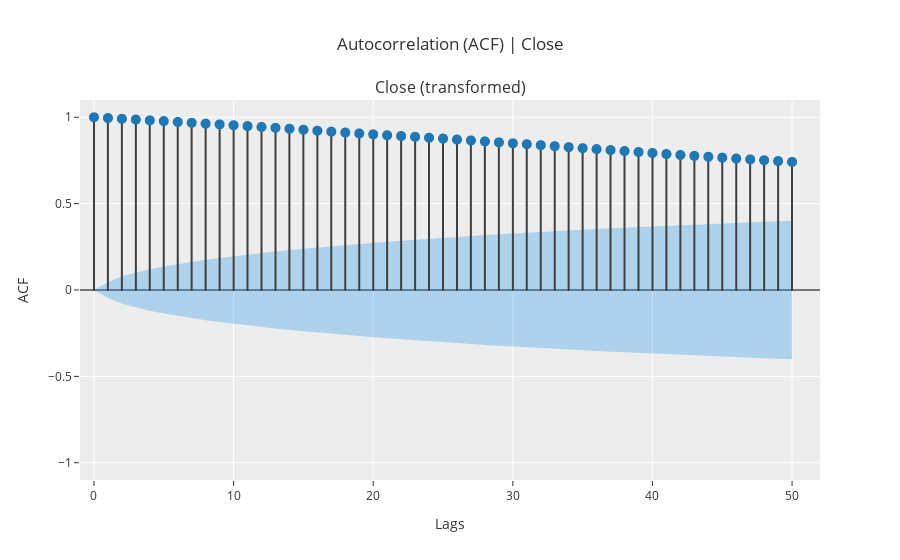

Write notebook code for a chart like this one.
### Markdown cell above
Performing visualization of the acf partial of step 8: "Perform lag selection using autocorrelation function on the in-sample data of residual series"

### Code cell
exp_btc.plot_model(plot='acf',  data_kwargs={'nlags': 50})

### Figure 1 — Plotly figure (JSON) as saved in the notebook; plotly's stock layout.template omitted (floating-point values rounded to 4 significant figures)
{"data": [{"line": {"color": "#3f3f3f"}, "marker": {"size": 10}, "mode": "lines", "name": "ACF", "showlegend": false, "type": "scattergl", "x": [0, 0], "xaxis": "x", "y": [0, 1], "yaxis": "y"}, {"line": {"color": "#3f3f3f"}, "marker": {"size": 10}, "mode": "lines", "name": "ACF", "showlegend": false, "type": "scattergl", "x": [1, 1], "xaxis": "x", "y": [0, 0.9955], "yaxis": "y"}, {"line": {"color": "#3f3f3f"}, "marker": {"size": 10}, "mode": "lines", "name": "ACF", "showlegend": false, "type": "scattergl", "x": [2, 2], "xaxis": "x", "y": [0, 0.9912], "yaxis": "y"}, {"line": {"color": "#3f3f3f"}, "marker": {"size": 10}, "mode": "lines", "name": "ACF", "showlegend": false, "type": "scattergl", "x": [3, 3], "xaxis": "x", "y": [0, 0.9868], "yaxis": "y"}, {"line": {"color": "#3f3f3f"}, "marker": {"size": 10}, "mode": "lines", "name": "ACF", "showlegend": false, "type": "scattergl", "x": [4, 4], "xaxis": "x", "y": [0, 0.9823], "yaxis": "y"}, {"line": {"color": "#3f3f3f"}, "marker": {"size": 10}, "mode": "lines", "name": "ACF", "showlegend": false, "type": "scattergl", "x": [5, 5], "xaxis": "x", "y": [0, 0.9777], "yaxis": "y"}, {"line": {"color": "#3f3f3f"}, "marker": {"size": 10}, "mode": "lines", "name": "ACF", "showlegend": false, "type": "scattergl", "x": [6, 6], "xaxis": "x", "y": [0, 0.9729], "yaxis": "y"}, {"line": {"color": "#3f3f3f"}, "marker": {"size": 10}, "mode": "lines", "name": "ACF", "showlegend": false, "type": "scattergl", "x": [7, 7], "xaxis": "x", "y": [0, 0.968], "yaxis": "y"}, {"line": {"color": "#3f3f3f"}, "marker": {"size": 10}, "mode": "lines", "name": "ACF", "showlegend": false, "type": "scattergl", "x": [8, 8], "xaxis": "x", "y": [0, 0.9631], "yaxis": "y"}, {"line": {"color": "#3f3f3f"}, "marker": {"size": 10}, "mode": "lines", "name": "ACF", "showlegend": false, "type": "scattergl", "x": [9, 9], "xaxis": "x", "y": [0, 0.9587], "yaxis": "y"}, {"line": {"color": "#3f3f3f"}, "marker": {"size": 10}, "mode": "lines", "name": "ACF", "showlegend": false, "type": "scattergl", "x": [10, 10], "xaxis": "x", "y": [0, 0.9539], "yaxis": "y"}, {"line": {"color": "#3f3f3f"}, "marker": {"size": 10}, "mode": "lines", "name": "ACF", "showlegend": false, "type": "scattergl", "x": [11, 11], "xaxis": "x", "y": [0, 0.9489], "yaxis": "y"}, {"line": {"color": "#3f3f3f"}, "marker": {"size": 10}, "mode": "lines", "name": "ACF", "showlegend": false, "type": "scattergl", "x": [12, 12], "xaxis": "x", "y": [0, 0.9438], "yaxis": "y"}, {"line": {"color": "#3f3f3f"}, "marker": {"size": 10}, "mode": "lines", "name": "ACF", "showlegend": false, "type": "scattergl", "x": [13, 13], "xaxis": "x", "y": [0, 0.939], "yaxis": "y"}, {"line": {"color": "#3f3f3f"}, "marker": {"size": 10}, "mode": "lines", "name": "ACF", "showlegend": false, "type": "scattergl", "x": [14, 14], "xaxis": "x", "y": [0, 0.9338], "yaxis": "y"}, {"line": {"color": "#3f3f3f"}, "marker": {"size": 10}, "mode": "lines", "name": "ACF", "showlegend": false, "type": "scattergl", "x": [15, 15], "xaxis": "x", "y": [0, 0.928], "yaxis": "y"}, {"line": {"color": "#3f3f3f"}, "marker": {"size": 10}, "mode": "lines", "name": "ACF", "showlegend": false, "type": "scattergl", "x": [16, 16], "xaxis": "x", "y": [0, 0.9223], "yaxis": "y"}, {"line": {"color": "#3f3f3f"}, "marker": {"size": 10}, "mode": "lines", "name": "ACF", "showlegend": false, "type": "scattergl", "x": [17, 17], "xaxis": "x", "y": [0, 0.9169], "yaxis": "y"}, {"line": {"color": "#3f3f3f"}, "marker": {"size": 10}, "mode": "lines", "name": "ACF", "showlegend": false, "type": "scattergl", "x": [18, 18], "xaxis": "x", "y": [0, 0.9115], "yaxis": "y"}, {"line": {"color": "#3f3f3f"}, "marker": {"size": 10}, "mode": "lines", "name": "ACF", "showlegend": false, "type": "scattergl", "x": [19, 19], "xaxis": "x", "y": [0, 0.9062], "yaxis": "y"}, {"line": {"color": "#3f3f3f"}, "marker": {"size": 10}, "mode": "lines", "name": "ACF", "showlegend": false, "type": "scattergl", "x": [20, 20], "xaxis": "x", "y": [0, 0.9012], "yaxis": "y"}, {"line": {"color": "#3f3f3f"}, "marker": {"size": 10}, "mode": "lines", "name": "ACF", "showlegend": false, "type": "scattergl", "x": [21, 21], "xaxis": "x", "y": [0, 0.8961], "yaxis": "y"}, {"line": {"color": "#3f3f3f"}, "marker": {"size": 10}, "mode": "lines", "name": "ACF", "showlegend": false, "type": "scattergl", "x": [22, 22], "xaxis": "x", "y": [0, 0.8915], "yaxis": "y"}, {"line": {"color": "#3f3f3f"}, "marker": {"size": 10}, "mode": "lines", "name": "ACF", "showlegend": false, "type": "scattergl", "x": [23, 23], "xaxis": "x", "y": [0, 0.8867], "yaxis": "y"}, {"line": {"color": "#3f3f3f"}, "marker": {"size": 10}, "mode": "lines", "name": "ACF", "showlegend": false, "type": "scattergl", "x": [24, 24], "xaxis": "x", "y": [0, 0.8817], "yaxis": "y"}, {"line": {"color": "#3f3f3f"}, "marker": {"size": 10}, "mode": "lines", "name": "ACF", "showlegend": false, "type": "scattergl", "x": [25, 25], "xaxis": "x", "y": [0, 0.8765], "yaxis": "y"}, {"line": {"color": "#3f3f3f"}, "marker": {"size": 10}, "mode": "lines", "name": "ACF", "showlegend": false, "type": "scattergl", "x": [26, 26], "xaxis": "x", "y": [0, 0.8712], "yaxis": "y"}, {"line": {"color": "#3f3f3f"}, "marker": {"size": 10}, "mode": "lines", "name": "ACF", "showlegend": false, "type": "scattergl", "x": [27, 27], "xaxis": "x", "y": [0, 0.8659], "yaxis": "y"}, {"line": {"color": "#3f3f3f"}, "marker": {"size": 10}, "mode": "lines", "name": "ACF", "showlegend": false, "type": "scattergl", "x": [28, 28], "xaxis": "x", "y": [0, 0.8604], "yaxis": "y"}, {"line": {"color": "#3f3f3f"}, "marker": {"size": 10}, "mode": "lines", "name": "ACF", "showlegend": false, "type": "scattergl", "x": [29, 29], "xaxis": "x", "y": [0, 0.8548], "yaxis": "y"}, {"line": {"color": "#3f3f3f"}, "marker": {"size": 10}, "mode": "lines", "name": "ACF", "showlegend": false, "type": "scattergl", "x": [30, 30], "xaxis": "x", "y": [0, 0.8495], "yaxis": "y"}, {"line": {"color": "#3f3f3f"}, "marker": {"size": 10}, "mode": "lines", "name": "ACF", "showlegend": false, "type": "scattergl", "x": [31, 31], "xaxis": "x", "y": [0, 0.844], "yaxis": "y"}, {"line": {"color": "#3f3f3f"}, "marker": {"size": 10}, "mode": "lines", "name": "ACF", "showlegend": false, "type": "scattergl", "x": [32, 32], "xaxis": "x", "y": [0, 0.8383], "yaxis": "y"}, {"line": {"color": "#3f3f3f"}, "marker": {"size": 10}, "mode": "lines", "name": "ACF", "showlegend": false, "type": "scattergl", "x": [33, 33], "xaxis": "x", "y": [0, 0.8326], "yaxis": "y"}, {"line": {"color": "#3f3f3f"}, "marker": {"size": 10}, "mode": "lines", "name": "ACF", "showlegend": false, "type": "scattergl", "x": [34, 34], "xaxis": "x", "y": [0, 0.8269], "yaxis": "y"}, {"line": {"color": "#3f3f3f"}, "marker": {"size": 10}, "mode": "lines", "name": "ACF", "showlegend": false, "type": "scattergl", "x": [35, 35], "xaxis": "x", "y": [0, 0.8212], "yaxis": "y"}, {"line": {"color": "#3f3f3f"}, "marker": {"size": 10}, "mode": "lines", "name": "ACF", "showlegend": false, "type": "scattergl", "x": [36, 36], "xaxis": "x", "y": [0, 0.8156], "yaxis": "y"}, {"line": {"color": "#3f3f3f"}, "marker": {"size": 10}, "mode": "lines", "name": "ACF", "showlegend": false, "type": "scattergl", "x": [37, 37], "xaxis": "x", "y": [0, 0.8102], "yaxis": "y"}, {"line": {"color": "#3f3f3f"}, "marker": {"size": 10}, "mode": "lines", "name": "ACF", "showlegend": false, "type": "scattergl", "x": [38, 38], "xaxis": "x", "y": [0, 0.8044], "yaxis": "y"}, {"line": {"color": "#3f3f3f"}, "marker": {"size": 10}, "mode": "lines", "name": "ACF", "showlegend": false, "type": "scattergl", "x": [39, 39], "xaxis": "x", "y": [0, 0.7987], "yaxis": "y"}, {"line": {"color": "#3f3f3f"}, "marker": {"size": 10}, "mode": "lines", "name": "ACF", "showlegend": false, "type": "scattergl", "x": [40, 40], "xaxis": "x", "y": [0, 0.793], "yaxis": "y"}, {"line": {"color": "#3f3f3f"}, "marker": {"size": 10}, "mode": "lines", "name": "ACF", "showlegend": false, "type": "scattergl", "x": [41, 41], "xaxis": "x", "y": [0, 0.7871], "yaxis": "y"}, {"line": {"color": "#3f3f3f"}, "marker": {"size": 10}, "mode": "lines", "name": "ACF", "showlegend": false, "type": "scattergl", "x": [42, 42], "xaxis": "x", "y": [0, 0.7817], "yaxis": "y"}, {"line": {"color": "#3f3f3f"}, "marker": {"size": 10}, "mode": "lines", "name": "ACF", "showlegend": false, "type": "scattergl", "x": [43, 43], "xaxis": "x", "y": [0, 0.7765], "yaxis": "y"}, {"line": {"color": "#3f3f3f"}, "marker": {"size": 10}, "mode": "lines", "name": "ACF", "showlegend": false, "type": "scattergl", "x": [44, 44], "xaxis": "x", "y": [0, 0.7714], "yaxis": "y"}, {"line": {"color": "#3f3f3f"}, "marker": {"size": 10}, "mode": "lines", "name": "ACF", "showlegend": false, "type": "scattergl", "x": [45, 45], "xaxis": "x", "y": [0, 0.7661], "yaxis": "y"}, {"line": {"color": "#3f3f3f"}, "marker": {"size": 10}, "mode": "lines", "name": "ACF", "showlegend": false, "type": "scattergl", "x": [46, 46], "xaxis": "x", "y": [0, 0.761], "yaxis": "y"}, {"line": {"color": "#3f3f3f"}, "marker": {"size": 10}, "mode": "lines", "name": "ACF", "showlegend": false, "type": "scattergl", "x": [47, 47], "xaxis": "x", "y": [0, 0.756], "yaxis": "y"}, {"line": {"color": "#3f3f3f"}, "marker": {"size": 10}, "mode": "lines", "name": "ACF", "showlegend": false, "type": "scattergl", "x": [48, 48], "xaxis": "x", "y": [0, 0.7513], "yaxis": "y"}, {"line": {"color": "#3f3f3f"}, "marker": {"size": 10}, "mode": "lines", "name": "ACF", "showlegend": false, "type": "scattergl", "x": [49, 49], "xaxis": "x", "y": [0, 0.7462], "yaxis": "y"}, {"line": {"color": "#3f3f3f"}, "marker": {"size": 10}, "mode": "lines", "name": "ACF", "showlegend": false, "type": "scattergl", "x": [50, 50], "xaxis": "x", "y": [0, 0.7415], "yaxis": "y"}, {"marker": {"color": "#1f77b4", "size": 10}, "mode": "markers", "name": "ACF", "showlegend": false, "type": "scattergl", "x": [0, 1, 2, 3, 4, 5, 6, 7, 8, 9, 10, 11, 12, 13, 14, 15, 16, 17, 18, 19, 20, 21, 22, 23, 24, 25, 26, 27, 28, 29, 30, 31, 32, 33, 34, 35, 36, 37, 38, 39, 40, 41, 42, 43, 44, 45, 46, 47, 48, 49, 50], "xaxis": "x", "y": [1, 0.9955, 0.9912, 0.9868, 0.9823, 0.9777, 0.9729, 0.968, 0.9631, 0.9587, 0.9539, 0.9489, 0.9438, 0.939, 0.9338, 0.928, 0.9223, 0.9169, 0.9115, 0.9062, 0.9012, 0.8961, 0.8915, 0.8867, 0.8817, 0.8765, 0.8712, 0.8659, 0.8604, 0.8548, 0.8495, 0.844, 0.8383, 0.8326, 0.8269, 0.8212, 0.8156, 0.8102, 0.8044, 0.7987, 0.793, 0.7871, 0.7817, 0.7765, 0.7714, 0.7661, 0.761, 0.756, 0.7513, 0.7462, 0.7415], "yaxis": "y"}, {"line": {"color": "rgba(255,255,255,0)"}, "marker": {"size": 10}, "mode": "lines", "name": "UC", "showlegend": false, "type": "scatter", "x": [0, 1, 2, 3, 4, 5, 6, 7, 8, 9, 10, 11, 12, 13, 14, 15, 16, 17, 18, 19, 20, 21, 22, 23, 24, 25, 26, 27, 28, 29, 30, 31, 32, 33, 34, 35, 36, 37, 38, 39, 40, 41, 42, 43, 44, 45, 46, 47, 48, 49, 50], "xaxis": "x", "y": [0, 0.04585, 0.07918, 0.102, 0.1204, 0.1362, 0.1502, 0.163, 0.1746, 0.1855, 0.1956, 0.2052, 0.2142, 0.2228, 0.2309, 0.2387, 0.2462, 0.2534, 0.2602, 0.2669, 0.2733, 0.2794, 0.2854, 0.2912, 0.2968, 0.3023, 0.3076, 0.3127, 0.3177, 0.3226, 0.3273, 0.3319, 0.3364, 0.3408, 0.345, 0.3492, 0.3532, 0.3571, 0.361, 0.3647, 0.3684, 0.372, 0.3755, 0.3789, 0.3822, 0.3855, 0.3886, 0.3918, 0.3948, 0.3978, 0.4007], "yaxis": "y"}, {"fill": "tonexty", "fillcolor": "rgba(32, 146, 230,0.3)", "line": {"color": "rgba(255,255,255,0)"}, "marker": {"size": 10}, "mode": "lines", "name": "LC", "showlegend": false, "type": "scatter", "x": [0, 1, 2, 3, 4, 5, 6, 7, 8, 9, 10, 11, 12, 13, 14, 15, 16, 17, 18, 19, 20, 21, 22, 23, 24, 25, 26, 27, 28, 29, 30, 31, 32, 33, 34, 35, 36, 37, 38, 39, 40, 41, 42, 43, 44, 45, 46, 47, 48, 49, 50], "xaxis": "x", "y": [0, -0.04585, -0.07918, -0.102, -0.1204, -0.1362, -0.1502, -0.163, -0.1746, -0.1855, -0.1956, -0.2052, -0.2142, -0.2228, -0.2309, -0.2387, -0.2462, -0.2534, -0.2602, -0.2669, -0.2733, -0.2794, -0.2854, -0.2912, -0.2968, -0.3023, -0.3076, -0.3127, -0.3177, -0.3226, -0.3273, -0.3319, -0.3364, -0.3408, -0.345, -0.3492, -0.3532, -0.3571, -0.361, -0.3647, -0.3684, -0.372, -0.3755, -0.3789, -0.3822, -0.3855, -0.3886, -0.3918, -0.3948, -0.3978, -0.4007], "yaxis": "y"}], "layout": {"annotations": [{"font": {"size": 16}, "showarrow": false, "text": "Close (transformed)", "x": 0.5, "xanchor": "center", "xref": "paper", "y": 1, "yanchor": "bottom", "yref": "paper"}], "showlegend": false, "title": {"text": "Autocorrelation (ACF) | Close"}, "xaxis": {"anchor": "y", "domain": [0, 1], "range": [-1, 52], "title": {"text": "Lags"}}, "yaxis": {"anchor": "x", "domain": [0, 1], "range": [-1.1, 1.1], "title": {"text": "ACF"}, "zerolinecolor": "#000000"}}}
